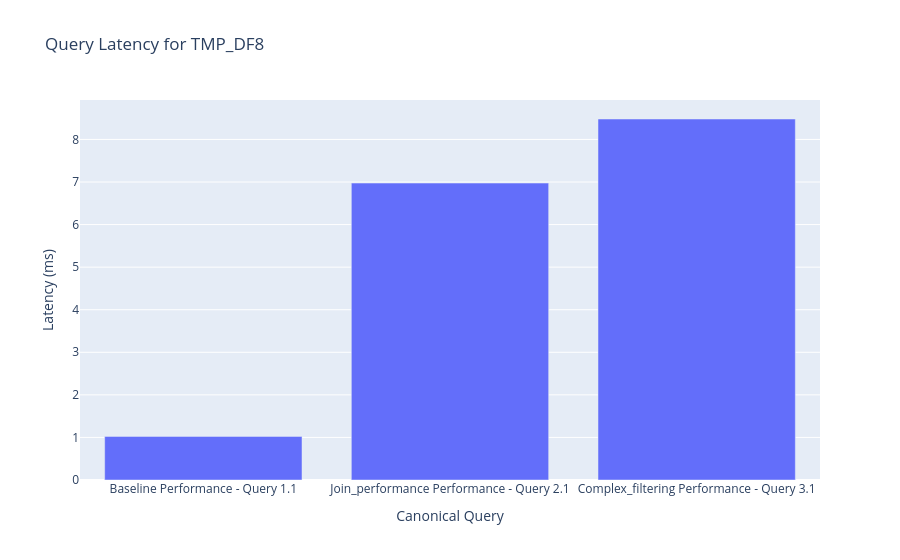

Write notebook code for a chart like this one.
### Markdown cell above
### 8.1. Data, Theory & Methods

[Instructions for AI Agent]:

Describe the performance benchmark data and the methodology used to generate it.

[Sources to Use]:
- `phases/01_LegacyDB/outputs/metrics/TMP_DF8_performance_benchmarks.csv`
- `phases/01_LegacyDB/sql/canonical_queries/canonical_queries_df8.sql`
- `phases/01_LegacyDB/sql/canonical_queries/_categories.json`
- `phases/01_LegacyDB/sql/canonical_queries/` directory
- `phases/01_LegacyDB/README.md`

[Content to Include]:
- Explain that the data is sourced from `_performance_benchmarks.csv`.
- Detail the methodology: a set of three standardized, canonical queries representing different analytical workloads (baseline scan, multi-table join, complex filtering) were executed, and their latency was measured in milliseconds.
- Emphasize that the queries are database-specific (drawn from the `phases/01_LegacyDB/sql/canonical_queries/` directory) to ensure a fair and representative test of each schema's unique design.

### Code cell
display_header("Canonical Query Performance Results")

if performance_df is not None and not performance_df.empty:
    display(performance_df[['query_name', 'latency_ms', 'status']])
    
    # Plot the results for successful queries
    success_df = performance_df[performance_df['status'] == 'Success']
    if not success_df.empty:
        fig = px.bar(success_df, x='query_name', y='latency_ms',
                     title=f'Query Latency for {DATABASE_NAME}',
                     labels={'latency_ms': 'Latency (ms)', 'query_name': 'Canonical Query'})
        fig.show()
else:
    print("No performance benchmark data available.")

### Figure 1 — Plotly figure (JSON) as saved in the notebook; plotly's stock layout.template omitted (floating-point values rounded to 4 significant figures)
{"data": [{"hovertemplate": "Canonical Query=%{x}<br>Latency (ms)=%{y}<extra></extra>", "legendgroup": "", "marker": {"color": "#636efa", "pattern": {"shape": ""}}, "name": "", "orientation": "v", "showlegend": false, "textposition": "auto", "type": "bar", "x": ["Baseline Performance - Query 1.1", "Join_performance Performance - Query 2.1", "Complex_filtering Performance - Query 3.1"], "xaxis": "x", "y": [1.025, 6.975, 8.48], "yaxis": "y"}], "layout": {"barmode": "relative", "legend": {"tracegroupgap": 0}, "title": {"text": "Query Latency for TMP_DF8"}, "xaxis": {"anchor": "y", "domain": [0, 1], "title": {"text": "Canonical Query"}}, "yaxis": {"anchor": "x", "domain": [0, 1], "title": {"text": "Latency (ms)"}}}}
